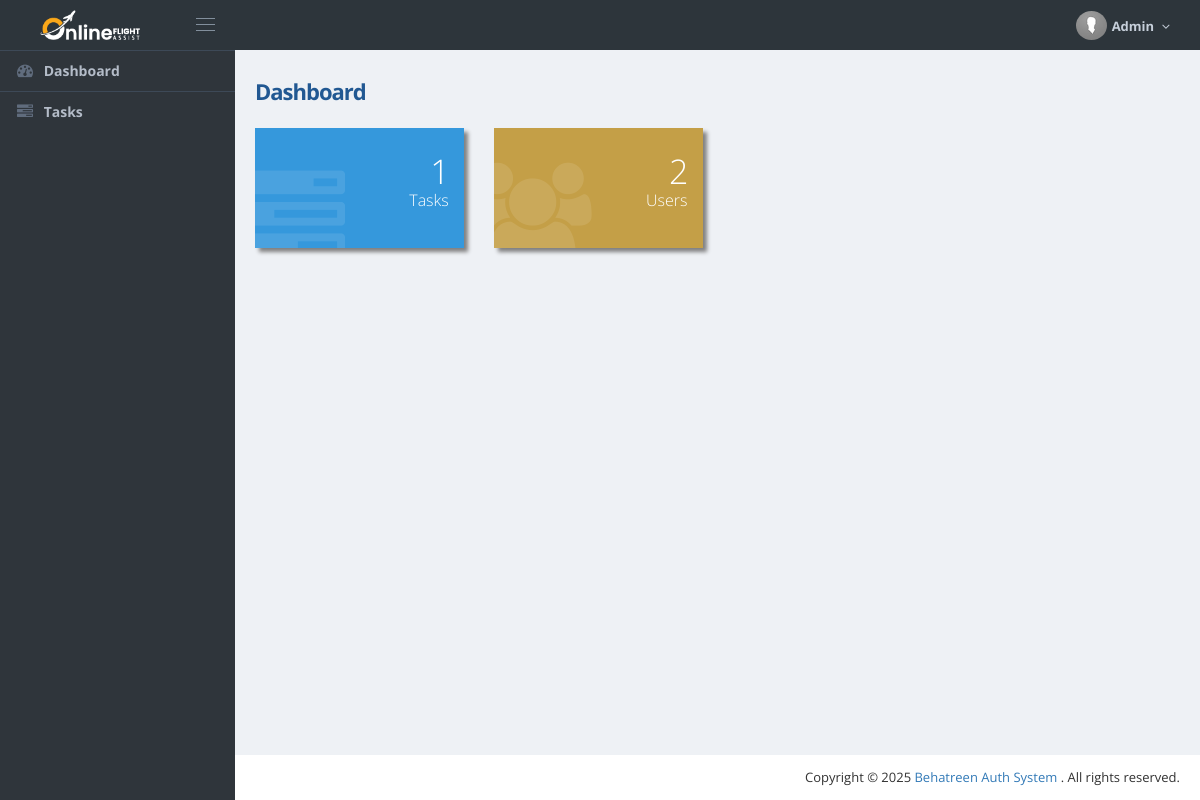
Page / (signed in) on the earlier database version.
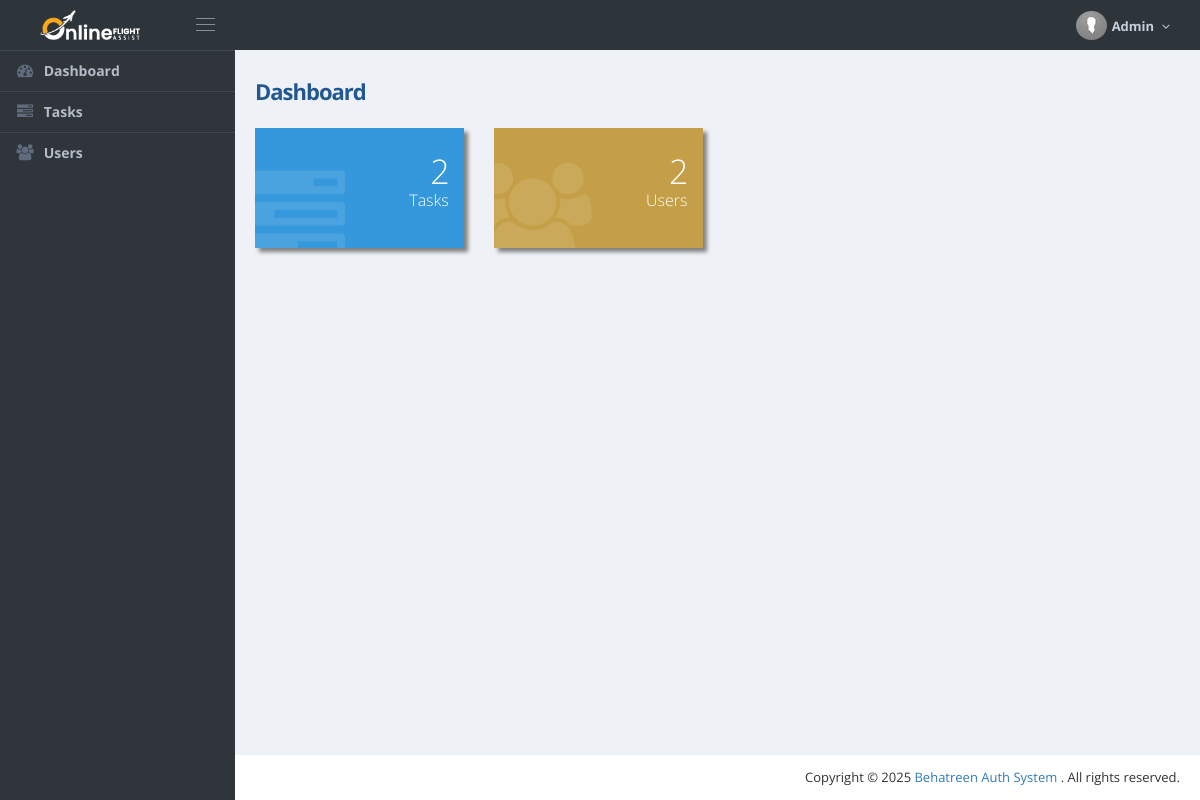
Same page on the later database version.
### app/routes/tasks.py (the view)
@tasks_bp.route('/')
@login_required
def dashboard():
    tasks = Task.query.filter_by(user_id=current_user.id).count()
    users = User.query.count()
    return render_template('dashboard.html',tasks=tasks, users=users)

### app/templates/dashboard.html (shortened to what this page needs)
{% extends 'admin/admin_layout.html' %}
{% block content%}
<div class="page-content-wrapper">
    <div class="page-content">
        <h1 class="page-title bold"> Dashboard </h1>
        <div class="row">
            <div class="col-lg-3 col-md-3 col-sm-6 col-xs-12">
                <a class="dashboard-stat dashboard-stat-v2 blue" style="box-shadow: 4px 4px 4px grey;"
                    href="{{url_for('tasks.view_tasks')}}">
                    <div class="visual">
                        <i class="fa fa-tasks"></i>
                    </div>
                    <div class="details">
                        <div class="number"><span>{{tasks}}</span></div>
                        <div class="desc"> Tasks </div>
                    </div>
                </a>
            </div>
            <div class="col-lg-3 col-md-3 col-sm-6 col-xs-12">
                <a class="dashboard-stat dashboard-stat-v2 yellow" style="box-shadow: 4px 4px 4px grey;"
                    href="{{url_for('users.users')}}">
                    <div class="visual">
                        <i class="fa fa-users"></i>
                    </div>
                    <div class="details">
                        <div class="number"><span>{{users}}</span></div>
                        <div class="desc"> Users </div>
                    </div>
                </a>
            </div>
        </div>
    </div>
</div>
{% endblock %}

Differences in the rows shown:
changed User "Admin": is_admin 0 → 1 (drawn)
Other differences:
{{ tasks }}: "1" → "2"
text now shown: "Users"
